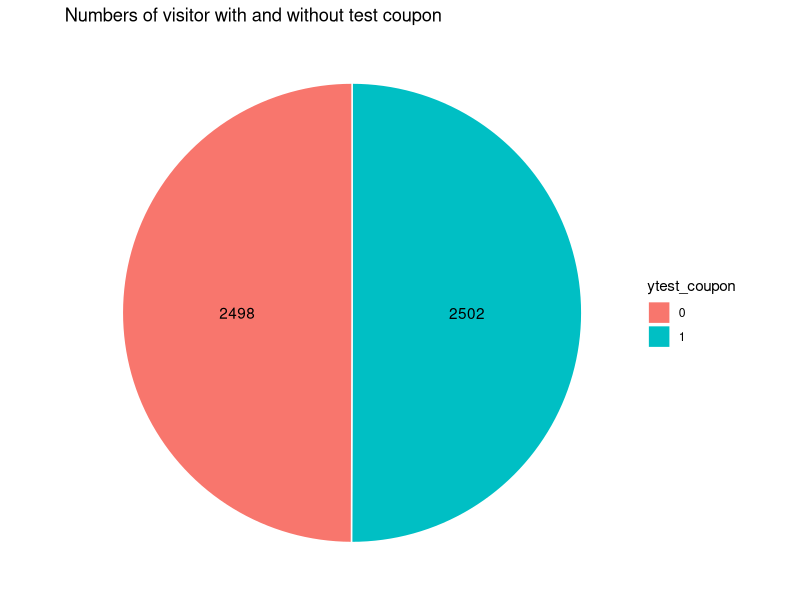
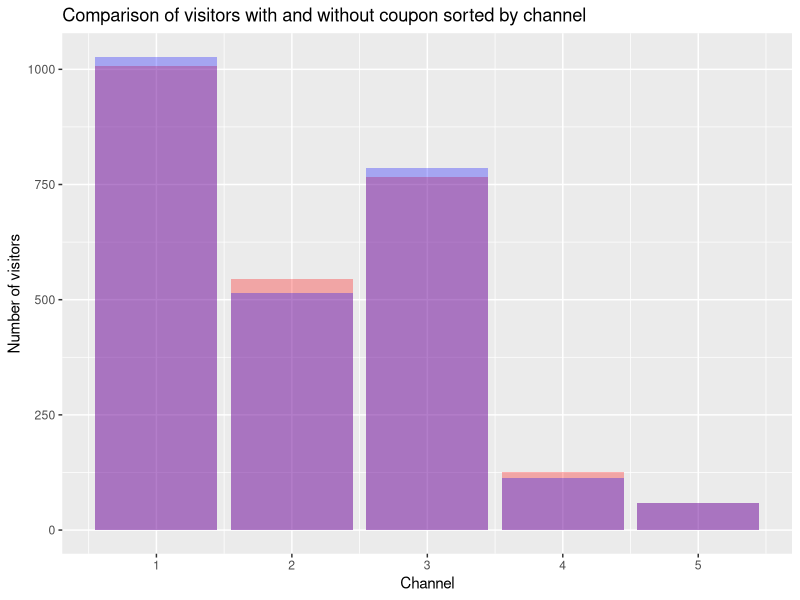
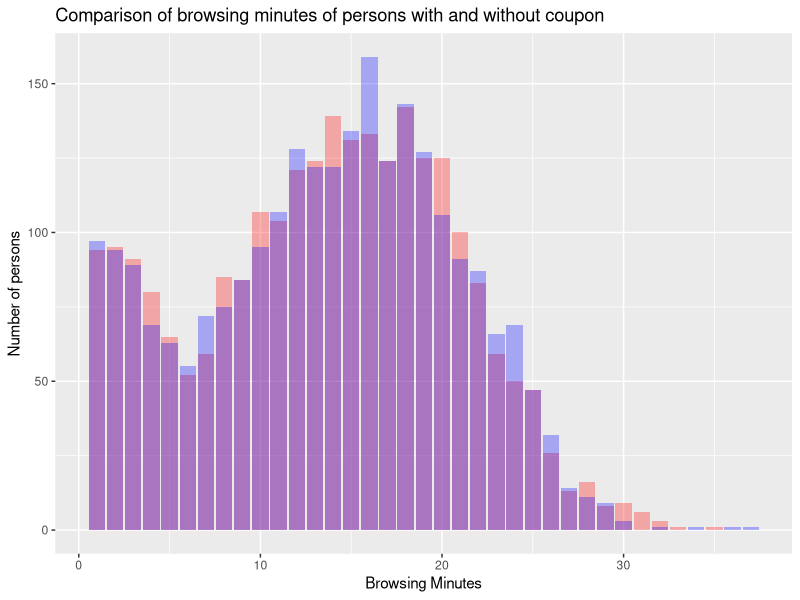
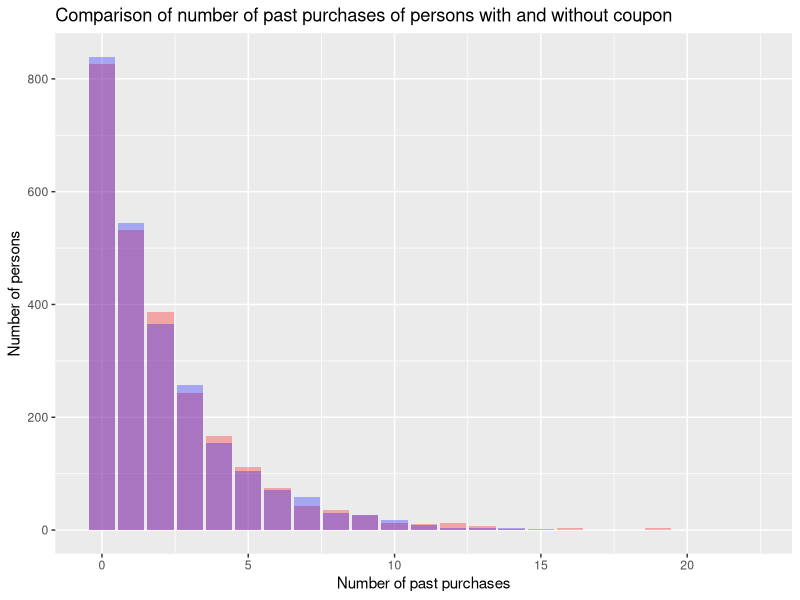
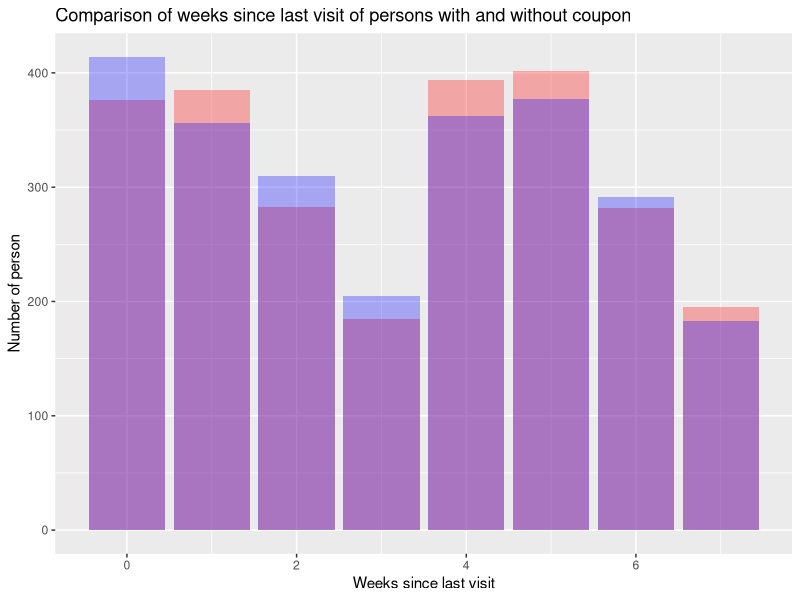
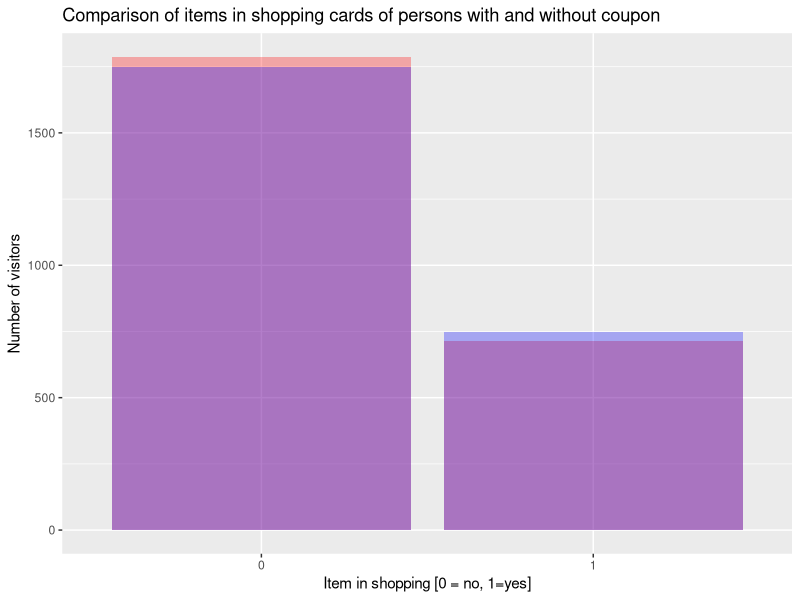
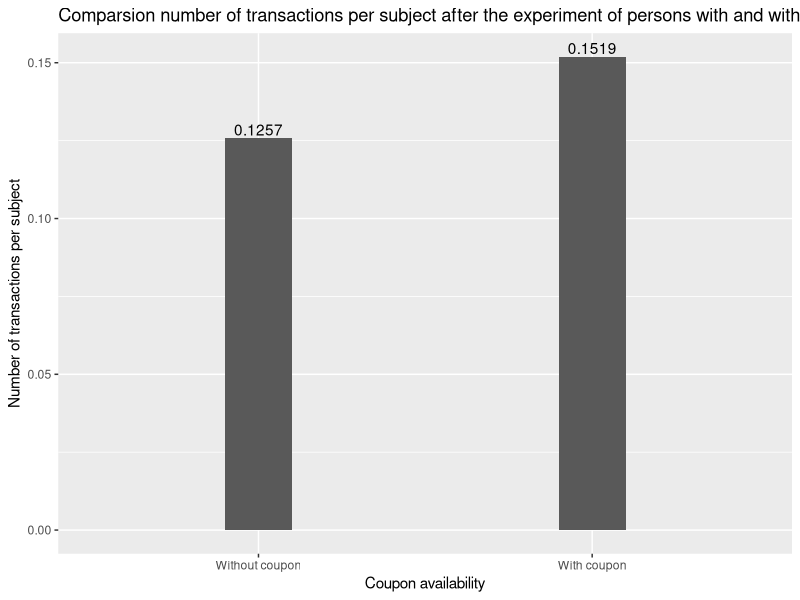
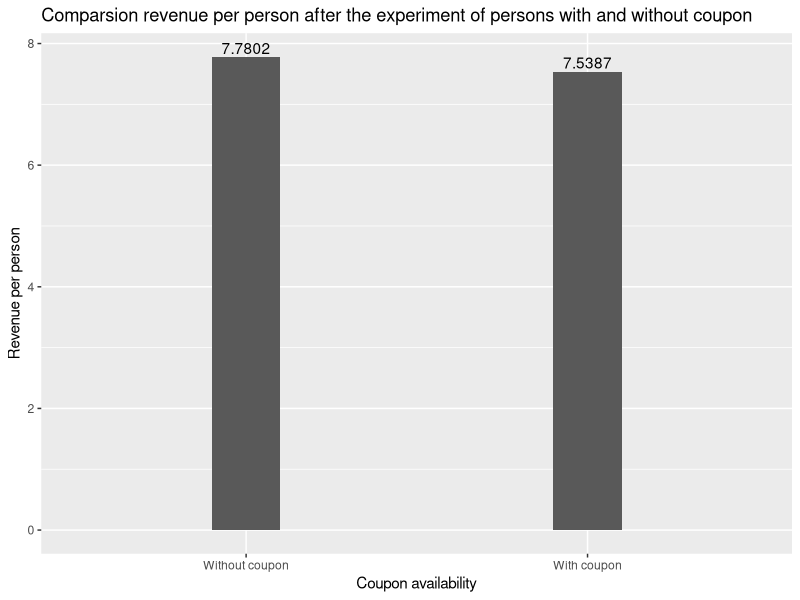

Reproduce these figures in R, in order. (Note: this script raises an error after producing the figures.)
# install.packages("tidyverse")
# install.packages("plotrix")
# install.packages("psych")
# install.packages("ggplot2")
# install.packages("psych")
library(tidyverse)
library(plotrix)
library(psych)
library(ggplot2)
library(psych)
data <- read.csv("data.csv")

# -------------------------------------------------------------------------- #
# Task 1
# (check if manipulation was indeed random)

# Compare number of values in both test sets
data$ytest_coupon=factor(data$test_coupon)
data$yshopping_cart=factor(data$shopping_cart)
no_test_coupon <- data %>%
  group_by(ytest_coupon) %>%
  summarise(n = n())

no_test_coupon
no_test_coupon_pos <- no_test_coupon %>% 
  arrange(desc(ytest_coupon)) %>%
  mutate(lab.ypos = cumsum(n) - 0.5*n)
no_test_coupon_pos

ggplot(no_test_coupon_pos, aes(x="", y = n, fill = ytest_coupon)) + 
  geom_bar(width = 1, stat= "identity", color= "white") + 
  coord_polar("y", start = 0) + 
  geom_text(aes(y = lab.ypos, label=n), color= "black") + 
  theme_void() +
  ggtitle("Numbers of visitor with and without test coupon")


# Generate data-frames for plotting for coupon and no-coupon
data_coupon <- data %>% filter(test_coupon == 1)
data_no_coupon <- data %>% filter(test_coupon == 0)

# check for randomness in channel_acq
data_channel_acq <- data %>%
    group_by(test_coupon, channel_acq) %>%
    summarize(number = n())

ggplot(data, aes(x = channel_acq, fill = test_coupon)) +
    geom_bar(data = data_coupon, fill = "red", alpha = 0.3) +
    geom_bar(data = data_no_coupon, fill = "blue", alpha = 0.3) + 
    labs(title="Comparison of visitors with and without coupon sorted by channel", x = "Channel", y = "Number of visitors")

# Maybe relevant: wilcox.test(browsing_minutes ~ test_coupon, data = data)

# Check for randomness in browsing_minutes
data %>%
    group_by(test_coupon) %>%
    summarise(
      number = n(), 
      mean_browsing_minutes = mean(browsing_minutes),
      sd_browsing_minutes = sd(browsing_minutes), 
      std_browsing_minutes = std.error(browsing_minutes)
    )

describeBy(data$browsing_minutes, data$test_coupon)

ggplot(data, aes(x = browsing_minutes, fill = test_coupon)) +
    geom_bar(data = data_coupon, fill = "red", alpha = 0.3) +
    geom_bar(data = data_no_coupon, fill = "blue", alpha = 0.3) +
    labs(title="Comparison of browsing minutes of persons with and without coupon", x="Browsing Minutes", y="Number of persons")


# Check for randomness in num_past_purch
data %>%
    group_by(test_coupon) %>%
    summarize(
        number = n(), mean(num_past_purch),
        sd(num_past_purch), std.error(num_past_purch)
    )

describeBy(data$num_past_purch, data$test_coupon)

ggplot(data, aes(x = num_past_purch, fill = test_coupon)) +
    geom_bar(data = data_coupon, fill = "red", alpha = 0.3) +
    geom_bar(data = data_no_coupon, fill = "blue", alpha = 0.3) +
    labs(title="Comparison of number of past purchases of persons with and without coupon", x="Number of past purchases", y="Number of persons")


# Check for randomness spent_last_purchase
data %>%
    group_by(test_coupon) %>%
    summarize(
        number = n(), mean(spent_last_purchase),
        sd(spent_last_purchase), std.error(spent_last_purchase)
    )

describeBy(data$spent_last_purchase, data$test_coupon)

# Check for randomness in weeks_since_visit
data %>%
    group_by(test_coupon) %>%
    summarize(
        number = n(), mean(weeks_since_visit),
        sd(weeks_since_visit), std.error(weeks_since_visit)
    )

describeBy(data$weeks_since_visit, data$test_coupon)

ggplot(data, aes(x = weeks_since_visit, fill = test_coupon)) +
    geom_bar(data = data_coupon, fill = "red", alpha = 0.3) +
    geom_bar(data = data_no_coupon, fill = "blue", alpha = 0.3) +
    labs(title="Comparison of weeks since last visit of persons with and without coupon", x="Weeks since last visit", y="Number of person")


# Check for shopping_cart
describeBy(data$shopping_cart, data$test_coupon)

ggplot(data, aes(x = factor(shopping_cart), fill = test_coupon)) +
  geom_bar(data = data_coupon, fill = "red", alpha = 0.3) +
  geom_bar(data = data_no_coupon, fill = "blue", alpha = 0.3) + 
  labs(title="Comparison of items in shopping cards of persons with and without coupon", x = "Item in shopping [0 = no, 1=yes]", y = "Number of visitors")


# -------------------------------------------------------------------------- #
# Task 2
# (Were they effective: Did it increase revenue or interactions?)

effects_of_coupon <- data %>%
    group_by(test_coupon) %>%
    summarize(
        number = n(), revenue_per_subject = sum(revenue_after) / n(),
        transactions_per_subject = sum(trans_after) / n()
    )

# Plot transactions_per_subject
plot_data <- data.frame(
    coupon = factor(c("Without coupon", "With coupon"),
        levels = c("Without coupon", "With coupon")
    ),
    transactions_per_subject = effects_of_coupon$transactions_per_subject
)
ggplot(plot_data, aes(x = coupon, y = transactions_per_subject)) +
    geom_bar(stat = "identity", width = 0.2) +
    geom_text(aes(label=round(transactions_per_subject, digits=4)), position=position_dodge(width=0.9), vjust=-0.25) +
    labs(title="Comparsion number of transactions per subject after the experiment of persons with and without coupon", x="Coupon availability", y="Number of transactions per subject")

# Plot revenue_per_subject
plot_data <- data.frame(
    coupon = factor(c("Without coupon", "With coupon"),
        levels = c("Without coupon", "With coupon")
    ),
    revenue_per_subject = effects_of_coupon$revenue_per_subject
)
ggplot(plot_data, aes(x = coupon, y = revenue_per_subject)) +
    geom_bar(stat = "identity", width = 0.2) +
    geom_text(aes(label=round(revenue_per_subject, digits=4)), position=position_dodge(width=0.9), vjust=-0.25) +
    labs(title="Comparsion revenue per person after the experiment of persons with and without coupon", x="Coupon availability", y="Revenue per person")

# -------------------------------------------------------------------------- #
# Task 3
# a. What drives effect of the coupon?
# Q: Does the number of previous purchases impact the efficiency
# (the revenue per subject) of the coupon?
a <- data %>%
    group_by(test_coupon, num_past_purch) %>%
    summarize(
        number = n(), revenue_per_subject = sum(revenue_after) / n(),
        transactions_per_subject = sum(trans_after) / n()
    )
a$ytest_coupon = factor(a$test_coupon)
print(n = 100, a)
# A: Yes, it does. E

ggplot(a, aes(x = num_past_purch, y = revenue_per_subject, fill=ytest_coupon)) +
  geom_bar(stat="identity", color="black", position=position_dodge()) +
  labs(title="Revenue per subject with respect to past purchases and in comparison with and without coupon", x = "Number of past purchases", y = "Revenue per subect")


ggplot(a, aes(x = num_past_purch, y = transactions_per_subject, fill=ytest_coupon)) +
  geom_bar(stat="identity", color="black", position=position_dodge()) +
  labs(title="Transaction per subject with respect to past purchases and in comparison with and without coupon", x = "Number of past purchases", y = "Transactions per subect")


b <- data %>%
    group_by(test_coupon, weeks_since_visit) %>%
    summarize(n(), revenue_per_subject = mean(revenue_after))
b
b$ytest_coupon = factor(b$test_coupon)

ggplot(b, aes(x = weeks_since_visit, y = revenue_per_subject, fill=ytest_coupon)) +
  geom_bar(stat="identity", color="black", position=position_dodge()) +
  geom_text(aes(label=round(revenue_per_subject, digits=3)), position=position_dodge(width=0.9), vjust=-0.25) +
  labs(title="Revenue per subject with respect to weeks since last visit and in comparison with and without coupon", x = "Weeks since last visit", y = "Revenue per subect")


# Differences per channel
c <- data %>%
    group_by(test_coupon, channel_acq) %>%
    summarize(n(), revenue_per_subject = mean(revenue_after), transactions_per_subject = mean(trans_after))

c$ytest_coupon = factor(c$test_coupon)

ggplot(c, aes(x = channel_acq, y = revenue_per_subject, fill=ytest_coupon)) +
  geom_bar(stat="identity", color="black", position=position_dodge()) +
  geom_text(aes(label=round(revenue_per_subject, digits=3)), position=position_dodge(width=0.9), vjust=-0.25) + 
  labs(title="Revenue per subject with respect to channel acquisition and in comparison with and without coupon", x = "Channels", y = "Revenue per subect")

ggplot(c, aes(x = channel_acq, y = transactions_per_subject, fill=ytest_coupon)) +
  geom_bar(stat="identity", color="black", position=position_dodge()) +
  geom_text(aes(label=round(revenue_per_subject, digits=3)), position=position_dodge(width=0.9), vjust=-0.25) + 
  labs(title="Transactions per subject with respect to channel acquisition and in comparison with and without coupon", x = "Channels", y = "Transactions per subect")


# Rev&Trans -> NO for 1-search and 5-other (but 5-other has small n()),
# MINIMAL for 4-referral and YES for Social (2-facebook, 3-instagram)

# Shopping cart difference 
shopping_cart <- data %>%
    group_by(shopping_cart, test_coupon) %>%
    summarize(number = n(), revenue_per_subject = mean(revenue_after),
    error = std.error(revenue_after), transactions = mean(trans_after)) %>%
    unite(test_coupon, shopping_cart)
    spread(1:4)



ggplot(shopping_cart, aes(x = revenue_per_subject)) +
    geom_bar(data = shopping_cart, fill = "red", alpha = 0.3)


# Pervious spendings & Social media
## Facebook
facebook <- data %>%
    filter(channel_acq == 2) %>%
    group_by(num_past_purch, test_coupon) %>%
    summarize(number = n(), revenue_per_subject = mean(revenue_after),
    error_revenue = std.error(revenue_after), transactions_per_subject = mean(trans_after), error_trans = std.error(trans_after)) %>%
    filter(number >= 10)

facebook$ytest_coupon=factor(facebook$test_coupon)

ggplot(facebook, aes(x = num_past_purch, y = revenue_per_subject, fill=ytest_coupon)) +
  geom_bar(stat="identity", color="black", position=position_dodge()) +
  geom_errorbar(aes(ymin = revenue_per_subject - error_revenue,
        ymax = revenue_per_subject + error_revenue), width = .2,
        position = position_dodge(.9)) +
  labs(title="Revenue per subject with respect to facebook channel acquistion and in comparison with and without coupon", x = "Number of past purchases", y = "Revenue per subect")

ggplot(facebook, aes(x = num_past_purch, y = transactions_per_subject, fill=ytest_coupon)) +
  geom_bar(stat="identity", color="black", position=position_dodge()) +
  geom_errorbar(aes(ymin = transactions_per_subject - error_trans,
        ymax = transactions_per_subject + error_trans), width = .2,
        position = position_dodge(.9)) +
  labs(title="Transactions per subject with respect to facebook channel acquistion and in comparison with and without coupon", x = "Number of past purchases", y = "Transactions per subect")

## Instagram
instagram <- data %>%
    filter(channel_acq == 3) %>%
    group_by(num_past_purch, test_coupon) %>%
    summarize(number = n(), revenue_per_subject = mean(revenue_after),
    error_revenue = std.error(revenue_after), transactions_per_subject = mean(trans_after), error_trans= std.error(trans_after)) %>%
    filter(number >= 10)

instagram$ytest_coupon=factor(instagram$test_coupon)

ggplot(instagram, aes(x = num_past_purch, y = revenue_per_subject, fill=ytest_coupon)) +
  geom_bar(stat="identity", color="black", position=position_dodge()) +
  geom_errorbar(aes(ymin = revenue_per_subject - error_revenue,
        ymax = revenue_per_subject + error_revenue), width = .2,
        position = position_dodge(.9)) +
  labs(title="Revenue per subject with respect to instagram channel acquistion and in comparison with and without coupon", x = "Number of past purchases", y = "Revenue per subect")


ggplot(instagram, aes(x = num_past_purch, y = transactions_per_subject, fill=ytest_coupon)) +
  geom_bar(stat="identity", color="black", position=position_dodge()) +
  geom_errorbar(aes(ymin = transactions_per_subject - error_trans,
        ymax = transactions_per_subject + error_trans), width = .2,
        position = position_dodge(.9)) +
  labs(title="Transactions per subject with respect to instagram channel acquistion and in comparison with and without coupon", x = "Number of past purchases", y = "Transactions per subect")


## Referral
referral <- data %>%
    filter(channel_acq == 4) %>%
    group_by(num_past_purch, test_coupon) %>%
    summarize(number = n(), revenue_per_subject = mean(revenue_after),
    error_revenue = std.error(revenue_after), transactions_per_subject = mean(trans_after), error_trans=std.error(trans_after)) %>%
    filter(number >= 10)

referral$ytest_coupon=factor(referral$test_coupon)

ggplot(referral, aes(x = num_past_purch, y = revenue_per_subject, fill=ytest_coupon)) +
  geom_bar(stat="identity", color="black", position=position_dodge()) +
  geom_errorbar(aes(ymin = revenue_per_subject - error_revenue,
        ymax = revenue_per_subject + error_revenue), width = .2,
        position = position_dodge(.9)) +
  labs(title="Revenue per subject with respect to referral channel acquistion and in comparison with and without coupon", x = "Number of past purchases", y = "Revenue per subect")

ggplot(referral, aes(x = num_past_purch, y = revenue_transactions_per_subject, fill=ytest_coupon)) +
  geom_bar(stat="identity", color="black", position=position_dodge()) +
  geom_errorbar(aes(ymin = transactions_per_subject - error_trans,
        ymax = transactions_per_subject + error_trans), width = .2,
        position = position_dodge(.9)) +
  labs(title="Transactions per subject with respect to referral channel acquistion and in comparison with and without coupon", x = "Number of past purchases", y = "Transactions per subect")


## Other
other <- data %>%
    filter(channel_acq == 5) %>%
    group_by(num_past_purch, test_coupon) %>%
    summarize(number = n(), revenue_per_subject = mean(revenue_after),
    error_revenue = std.error(revenue_after), transactions_per_subject = mean(trans_after), error_trans=std.error(trans_after)) %>%
    filter(number >= 10)


other$ytest_coupon=factor(other$test_coupon)

ggplot(other, aes(x = num_past_purch, y = revenue_per_subject, fill=ytest_coupon)) +
  geom_bar(stat="identity", color="black", position=position_dodge()) +
  geom_errorbar(aes(ymin = revenue_per_subject - error_revenue,
        ymax = revenue_per_subject + error_revenue), width = .2,
        position = position_dodge(.9)) +
  labs(title="Revenue per subject with respect to other channel acquistion and in comparison with and without coupon", x = "Number of past purchases", y = "Revenue per subect")

ggplot(other, aes(x = num_past_purch, y = transactions_per_subject, fill=ytest_coupon)) +
  geom_bar(stat="identity", color="black", position=position_dodge()) +
  geom_errorbar(aes(ymin = transactions_per_subject - error_trans,
        ymax = transactions_per_subject + error_trans), width = .2,
        position = position_dodge(.9)) +
  labs(title="Transactions per subject with respect to other channel acquistion and in comparison with and without coupon", x = "Number of past purchases", y = "Transactions per subect")



# -> Facebook, Instagram with 0-2 past purchses
#    Referral only with 0 past purchases (but small sample size, high error)

data %>%
    group_by(test_coupon) %>%
    summarize(number = n(), revenue = mean(revenue_after),
    error = std.error(revenue_after), transactions = mean(trans_after))

# Previous transactions count -> Rev&Trans
trans_count <- data %>%
    group_by(num_past_purch, test_coupon) %>%
    summarize(number = n(), revenue = mean(revenue_after),
    error_revenue = std.error(revenue_after), transactions = mean(trans_after), 
    error_trans = std.error(trans_after)) %>%
    filter(number >= 10)


print(trans_count, n = 100)
# ---------------- Could be doubled
ggplot(trans_count, aes(fill = factor(test_coupon),
        y = revenue, x = num_past_purch, group = test_coupon)) +
    geom_bar(position = "dodge", stat = "identity") +
    geom_errorbar(aes(ymin = revenue - error_revenue,
        ymax = revenue + error_revenue), width = .2,
        position = position_dodge(.9)) + 
    labs(title="Revenue per subject with respect to number of past purchases and in comparison with and without coupon", x = "Number of past purchases", y = "Revenue per subect")


ggplot(trans_count, aes(fill = factor(test_coupon),
        y = transactions, x = num_past_purch, group = test_coupon)) +
    geom_bar(position = "dodge", stat = "identity") +
    geom_errorbar(aes(ymin = transactions - error_trans,
        ymax = transactions + error_trans), width = .2,
        position = position_dodge(.9)) + 
    labs(title="Transactions per subject with respect to number of past purchases and in comparison with and without coupon", x = "Number of past purchases", y = "Transactions per subect")
# --------------------
# Google vs. Facebook with shopping cart

shopping_cart_full <- data %>%
    group_by(shopping_cart, test_coupon) %>%
    summarize(number = n(), revenue = mean(revenue_after),
    error_revenue = std.error(revenue_after), transactions = mean(trans_after), 
    error_trans = std.error(trans_after)) %>%
    filter(number >= 10)

head(shopping_cart_full)

ggplot(shopping_cart_full, aes(fill = factor(test_coupon),
        y = revenue, x = shopping_cart, group = test_coupon)) +
    geom_bar(position = "dodge", stat = "identity") +
    geom_errorbar(aes(ymin = revenue - error_revenue,
        ymax = revenue + error_revenue), width = .2,
        position = position_dodge(.9)) + 
    labs(title="Revenues of persons with items in shopping carts with and without coupon", x = "Item in shopping [0 = no, 1=yes]", y = "Revenue per subject")


ggplot(shopping_cart_full, aes(fill = factor(test_coupon),
        y = transactions, x = shopping_cart, group = test_coupon)) +
    geom_bar(position = "dodge", stat = "identity") +
    geom_errorbar(aes(ymin = transactions - error_trans,
        ymax = transactions + error_trans), width = .2,
        position = position_dodge(.9)) +
    labs(title="Transactions of persons with items in shopping carts with and without coupon", x = "Item in shopping [0 = no, 1=yes]", y = "Transactions per subject")

shopping_cart_fb <- data %>%
    filter(channel_acq == 2) %>%
    group_by(shopping_cart, test_coupon) %>%
    summarize(number = n(), revenue = mean(revenue_after),
    error_revenue = std.error(revenue_after), transactions = mean(trans_after), 
    error_trans = std.error(trans_after)) %>%
    filter(number >= 10)

shopping_cart_ig <- data %>%
    filter(channel_acq == 3) %>%
    group_by(shopping_cart, test_coupon) %>%
    summarize(number = n(), revenue = mean(revenue_after),
    error_revenue = std.error(revenue_after), transactions = mean(trans_after), 
    error_trans = std.error(trans_after)) %>%
    filter(number >= 10)

shopping_cart_google <- data %>%
    filter(channel_acq == 1) %>%
    group_by(shopping_cart, test_coupon) %>%
    summarize(number = n(), revenue = mean(revenue_after),
    error_revenue = std.error(revenue_after), transactions = mean(trans_after), 
    error_trans = std.error(trans_after)) %>%
    filter(number >= 10)

shopping_cart_ref <- data %>%
    filter(channel_acq == 4) %>%
    group_by(shopping_cart, test_coupon) %>%
    summarize(number = n(), revenue = mean(revenue_after),
    error_revenue = std.error(revenue_after), transactions = mean(trans_after), 
    error_trans = std.error(trans_after)) %>%
    filter(number >= 10)

# => For Facebook only with item in shopping cart,
#  Instagram regardless of the shopping cart,
#  revenue increases for the coupon

# Weeks since visit => No difference in itself

time_past <- data %>%
    group_by(weeks_since_visit, test_coupon) %>%
    summarize(number = n(), revenue = mean(revenue_after),
    error_revenue = std.error(revenue_after), transactions = mean(trans_after), 
    error_trans = std.error(trans_after)) %>%
    filter(number >= 10)

print(time_past, n=100)

ggplot(time_past, aes(fill = factor(test_coupon),
        y = revenue, x = weeks_since_visit, group = test_coupon)) +
    geom_bar(position = "dodge", stat = "identity") +
    geom_errorbar(aes(ymin = revenue - error_revenue,
        ymax = revenue + error_revenue), width = .2,
        position = position_dodge(.9))

# Browsing Minutes => Few minutes better for coupon but high error

time_spent <- data %>%
    mutate(ints = cut(browsing_minutes, breaks = 11)) %>%
    group_by(ints, test_coupon) %>%
    summarize(number = n(), revenue = mean(revenue_after),
    error_revenue = std.error(revenue_after), transactions = mean(trans_after), 
    error_trans = std.error(trans_after)) %>%
    filter(number >= 50)

print(time_spent, n=100)

ggplot(time_spent, aes(fill = factor(test_coupon),
        y = revenue, x = ints, group = test_coupon)) +
    geom_bar(position = "dodge", stat = "identity") +
    geom_errorbar(aes(ymin = revenue - error_revenue,
        ymax = revenue + error_revenue), width = .2,
        position = position_dodge(.9))

# b. Is it relevant for everyone or just for a specific target group?
#    Difference between channels or customers?
# RESULT:
# Target Facebook, Instagram and Referral with Shopping cart or 0-2 past purchases, not-target google or other at all

# BUT: This leads to discrimination
# -------------------------------------------------------------------------- #
# Task 4
# a. Which of the new customers should recieve a coupon
# (IG and Shopping Cart) or (0-2 past purchases) or FB

# Group#1: YES / YES

data %>%
    filter((((channel_acq == 3 & shopping_cart == 1) |  channel_acq == 2) & num_past_purch < 3) & test_coupon == 1) %>%
    summarize(n(), mean(revenue_after), std.error(revenue_after))

# Group#2: NO / NO

data %>%
    filter(!((((channel_acq == 3 & shopping_cart == 1) |  channel_acq == 2) & num_past_purch < 3)) & test_coupon == 0) %>%
    summarize(n(), mean(revenue_after), std.error(revenue_after))

# Group didn't recieve a coupon

control_cust_data <- data %>%
    filter(test_coupon == 0) %>%
    summarize(n(), mean_revenue = mean(revenue_after), std.error(revenue_after))

# Group #1 + #2 (with AND num_past_purch  < 3)

chosen_cust_data <- data %>%
    filter(((((channel_acq == 3 & shopping_cart == 1) |  channel_acq == 2) & num_past_purch < 3) & test_coupon == 1) |
        (!((((channel_acq == 3 & shopping_cart == 1) |  channel_acq == 2) & num_past_purch < 3)) & test_coupon == 0)) %>%
    summarize(n(), mean_revenue = mean(revenue_after), std.error(revenue_after))

# Group #1 + #2 (with OR num_past_purch  < 3)

data %>%
    filter(((((channel_acq == 3 & shopping_cart == 1) |  channel_acq == 2) | num_past_purch < 3) & test_coupon == 1) |
        (!((((channel_acq == 3 & shopping_cart == 1) |  channel_acq == 2) | num_past_purch < 3)) & test_coupon == 0)) %>%
    summarize(n(), mean(revenue_after), std.error(revenue_after))

# Previous test without proper coupon consideration

# data %>%
#     filter(((channel_acq == 3 & shopping_cart == 1) |  channel_acq == 2)) %>%
#     summarize(n(), mean(revenue_after), std.error(revenue_after))

# data %>%
#     filter(!(((channel_acq == 3 & shopping_cart == 1) |  channel_acq == 2))) %>%
#     summarize(n(), mean(revenue_after), std.error(revenue_after))

# b. By how much in terms of revenue increase would this campaign be effective
# if those cust. were targeted

increase <- chosen_cust_data$mean_revenue / control_cust_data$mean_revenue
print(increase)

# => Mean revenue increased by 9.7%

# -------------------------------------------------------------------------- #
# Task 5
# Is there discrimination when using the strategy
# Female / male with shopping carts
# Facebook&Instagram with minority

# Hint: Include Error-bars of standard error / deviation
# Submit to scheibehenne@kit.edu, use a .ppt and put your names on it
# Results from discussion:
# revenue with coupons got worse

data_new_campaign <- read.csv("data_new_campaign.csv")


# What do we learn from the  demographics data?
# Which groups use which channel?
channel_acq_gender <- data_new_campaign %>%
  group_by(channel_acq, non_male) %>%
  summarize(n = n())

channel_acq_gender

ggplot(channel_acq_gender, aes(x = channel_acq, y = n, fill=factor(non_male))) +
  geom_bar(stat="identity", color="black", position=position_dodge()) +
  geom_text(aes(label=n), position=position_dodge(width=0.9), vjust=-0.25) +
  labs(title="Comparison acquisiton channel with respect to gender", x = "Acquistion Channel", y = "Number of subjects")


channel_acq_minority <- data_new_campaign %>%
  group_by(channel_acq, minority) %>%
  summarize(n = n())


ggplot(channel_acq_minority, aes(x = channel_acq, y = n, fill=factor(minority))) +
  geom_bar(stat="identity", color="black", position=position_dodge()) +
  geom_text(aes(label=n), position=position_dodge(width=0.9), vjust=-0.25) +
  labs(title="Comparison acquisiton channel with respect to minority", x = "Acquistion Channel", y = "Number of subjects")



# Which groups have items in the shopping cart?
shopping_cart_gender <- data_new_campaign %>%
  group_by(shopping_cart, non_male) %>%
  summarize(n = n())

ggplot(shopping_cart_gender, aes(x = factor(shopping_cart), y = n, fill=factor(non_male))) +
  geom_bar(stat="identity", color="black", position=position_dodge()) +
  geom_text(aes(label=n), position=position_dodge(width=0.9), vjust=-0.25) +
  labs(title="Comparison of items in shopping cart with respect to gender", x = "Item in shopping cart [0=no, 1=yes]", y = "Number of subjects")


shopping_cart_minority <- data_new_campaign %>%
  group_by(shopping_cart, minority) %>%
  summarize(n = n())

ggplot(shopping_cart_minority, aes(x = factor(shopping_cart), y = n, fill=factor(minority))) +
  geom_bar(stat="identity", color="black", position=position_dodge()) +
  geom_text(aes(label=n), position=position_dodge(width=0.9), vjust=-0.25) +
  labs(title="Comparison of items in shopping cart with respect to minority", x = "Item in shopping cart [0=no, 1=yes]", y = "Number of subjects")




# apply our filter on the new campaign data
data_new_campaign <- data_new_campaign %>%
    mutate(new_coupon = if_else(((channel_acq == 3 & shopping_cart == 1) |  channel_acq == 2) & num_past_purch < 3, 1, 0))

# Check for number in males/females and minorities in overall and in filtered set
campaign_gender <- data_new_campaign %>%
  group_by(new_coupon, non_male) %>%
  summarize(n = n())


ggplot(campaign_gender, aes(x = factor(new_coupon), y = n, fill=factor(non_male))) +
  geom_bar(stat="identity", color="black", position=position_dodge()) +
  geom_text(aes(label=n), position=position_dodge(width=0.9), vjust=-0.25) +
  labs(title="Comparison of gender distribution in persons with coupon", x = "Person received coupon [0=no, 1=yes]", y = "Number of subjects")




campaign_minority <- data_new_campaign %>%
  group_by(new_coupon, minority) %>%
  summarize(n = n())

ggplot(campaign_minority, aes(x = factor(new_coupon), y = n, fill=factor(minority))) +
  geom_bar(stat="identity", color="black", position=position_dodge()) +
  geom_text(aes(label=n), position=position_dodge(width=0.9), vjust=-0.25) +
  labs(title="Comparison of minority distribution in persons with coupon", x = "Person received coupon [0=no, 1=yes]", y = "Number of subjects")


# Check for number in males/females in overall and in filtered set
customers_with_coupon_new_campaign = data_new_campaign %>%
  filter(((channel_acq == 3 & shopping_cart == 1) |  channel_acq == 2) & num_past_purch < 3)


new_camp_with_coupon <- customers_with_coupon_new_campaign %>%
  group_by(non_male) %>%
  summarize(n = n(), portion=n()/count(customers_with_coupon_new_campaign))

new_camp_with_coupon
new_camp_with_coupon$filter=c("With coupon", "With coupon")
new_camp_with_coupon

new_camp_all <- data_new_campaign %>%
  group_by(non_male) %>%
  summarize(n = n(), portion=n()/count(data_new_campaign))

new_camp_all
new_camp_all$filter=c("All", "All")

join <- rbind(new_camp_all, new_camp_with_coupon)
join

join$gender=c("male", "non male", "male", "non male")
join

ggplot(join, aes(x = gender, y = portion$n, fill=filter)) +
  geom_bar(stat="identity", color="black", position=position_dodge()) +
  geom_text(aes(label=round(portion$n, digits=3)), position=position_dodge(width=0.9), vjust=-0.25) + 
  labs(title="Portion of male or non male with and without coupon filter", x = "Gender", y = "Portion")








# Annes Plots (might be sorted in or removed in the end)

data$ytest_coupon=factor(data$test_coupon)
data$yshopping_cart=factor(data$shopping_cart)
data_channel_acq <- data %>%
    group_by(test_coupon, channel_acq) %>%
    summarize(n = n())
data_channel_acq$ytest_coupon=factor(data_channel_acq$test_coupon)

# --- Grouped Bar Plot --- #
ggplot(data_channel_acq, aes(x = channel_acq, y = n, fill=ytest_coupon)) +
  geom_bar(stat="identity", color="black", position=position_dodge()) +
  geom_text(aes(label=n), position=position_dodge(width=0.9), vjust=-0.25) +
  labs(title="Comparison of visitors with and without coupon sorted by channel", x = "Channel", y = "Number of visitors")

# --- Boxplot Browsing Minutes --- #
ggplot(data, aes(x = ytest_coupon, y = browsing_minutes, fill = ytest_coupon)) +
  geom_boxplot() + 
  stat_summary(fun.y=mean, geom="point", shape=20, size=7, color="red", fill="red") +
  labs(title="Boxplot browsing minutes with and without test coupon", x="Test coupon", y="Browsing Minutes")

data_browing_minutes <- data %>%
  group_by(test_coupon, browsing_minutes) %>%
  summarize(n = n())

data_browing_minutes
data_browing_minutes$ytest_coupon=factor(data_browing_minutes$test_coupon)

ggplot(data_browing_minutes, aes(x = browsing_minutes, y = n, fill=ytest_coupon)) +
  geom_bar(stat="identity", color="black", position=position_dodge()) +
  geom_text(aes(label=n), position=position_dodge(width=0.9), vjust=-0.25) +
  labs(title="Comparison of visitors with and without coupon sorted by channel", x = "Channel", y = "Number of visitors")

# --- Boxplot Number of past purchases --- #
ggplot(data, aes(x = ytest_coupon, y = num_past_purch, fill = ytest_coupon)) +
  geom_boxplot() + 
  stat_summary(fun=mean, geom="point", shape=20, size=7, color="red", fill="red") +
  labs(title="Number of past purchases with and without test coupon", x="Test coupon", y="Number of past purchases")


ggplot(data, aes(x = ytest_coupon, y = spent_last_purchase, fill = ytest_coupon)) +
  geom_boxplot() + 
  stat_summary(fun.y=mean, geom="point", shape=20, size=7, color="red", fill="red") +
  labs(title="Boxplot comparison money spent during last purchase with and without test coupon", x="Test coupon", y="Money spent during last purchase")
